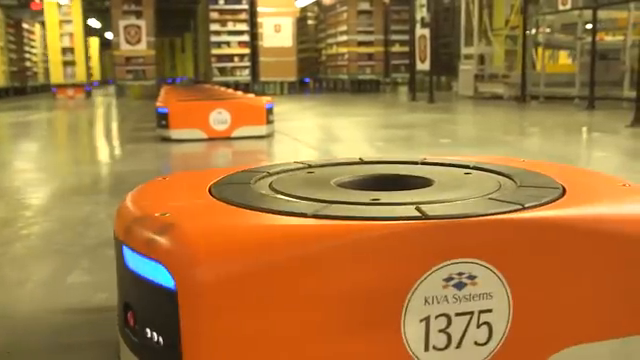
#> input picture frame 179 of video/6_65__Amazon Warehouse Order Picking Robots.mp4, 640 x 360 px
$ python u.py
#> lines starting #> are read from the running program, lines starting #| are printed output that depends on the picture
import os
import cv2

# Recarregar o vídeo após reset
video_path = "video/6_65__Amazon Warehouse Order Picking Robots.mp4"
output_dir = "video/frames"

# Criar diretório de saída
os.makedirs(output_dir, exist_ok=True)

# Abrir vídeo com OpenCV
cap = cv2.VideoCapture(video_path)
frame_count = 0
frame_rate = 10  # extrair 10 frames por segundo
fps = cap.get(cv2.CAP_PROP_FPS)
step = int(fps // frame_rate) if fps > frame_rate else 1

# Extrair frames
while cap.isOpened():
    ret, frame = cap.read()
#> frame is the input picture: shape (360, 640, 3); mean B, G, R 62.5, 121.8, 167
    if not ret:
        break
    if frame_count % step == 0:
        resized = cv2.resize(frame, (500, 400))  # ajusta à janela do menu
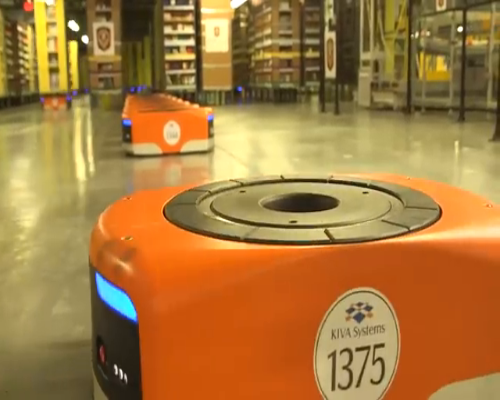
#> resized: shape (400, 500, 3); mean B, G, R 62.4, 121.7, 166.9
        filename = os.path.join(output_dir, f"frame_{frame_count:04d}.png")
        cv2.imwrite(filename, resized)
    frame_count += 1

cap.release()

# Mostrar os primeiros frames extraídos
sorted(os.listdir(output_dir))[:5]

$ run again, starting later in the video
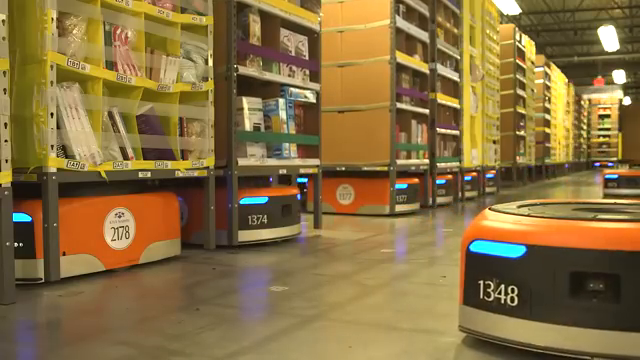
#> input picture frame 807 of video/6_65__Amazon Warehouse Order Picking Robots.mp4, 640 x 360 px
#> frame is the input picture: shape (360, 640, 3); mean B, G, R 63.8, 111.2, 135.9
#> `resized = cv2.resize(frame, (500, 400))`:
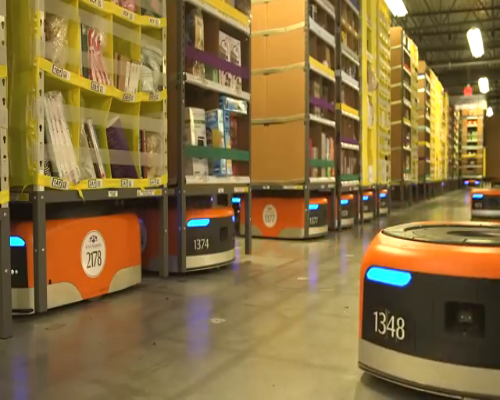
#> resized: shape (400, 500, 3); mean B, G, R 63.8, 111.1, 135.8

$ run again, starting later in the video
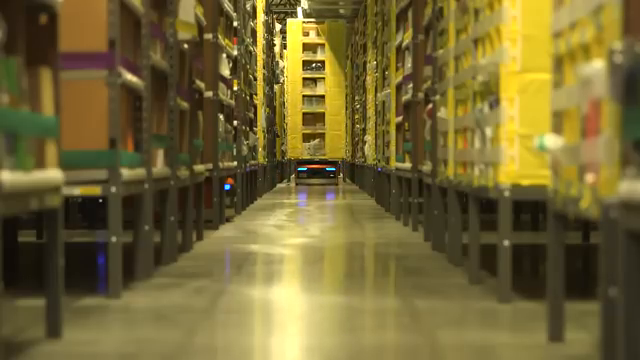
#> input picture frame 1436 of video/6_65__Amazon Warehouse Order Picking Robots.mp4, 640 x 360 px
#> frame is the input picture: shape (360, 640, 3); mean B, G, R 51.3, 102.8, 116.4
#> `resized = cv2.resize(frame, (500, 400))`:
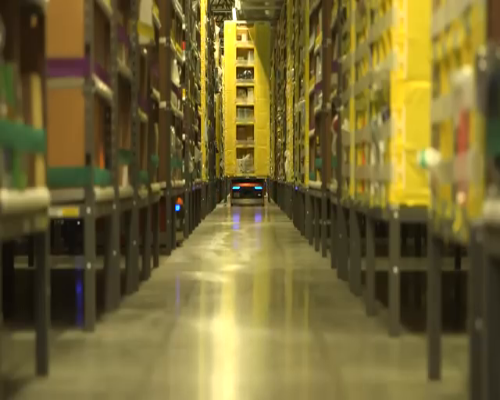
#> resized: shape (400, 500, 3); mean B, G, R 51.2, 102.7, 116.3
